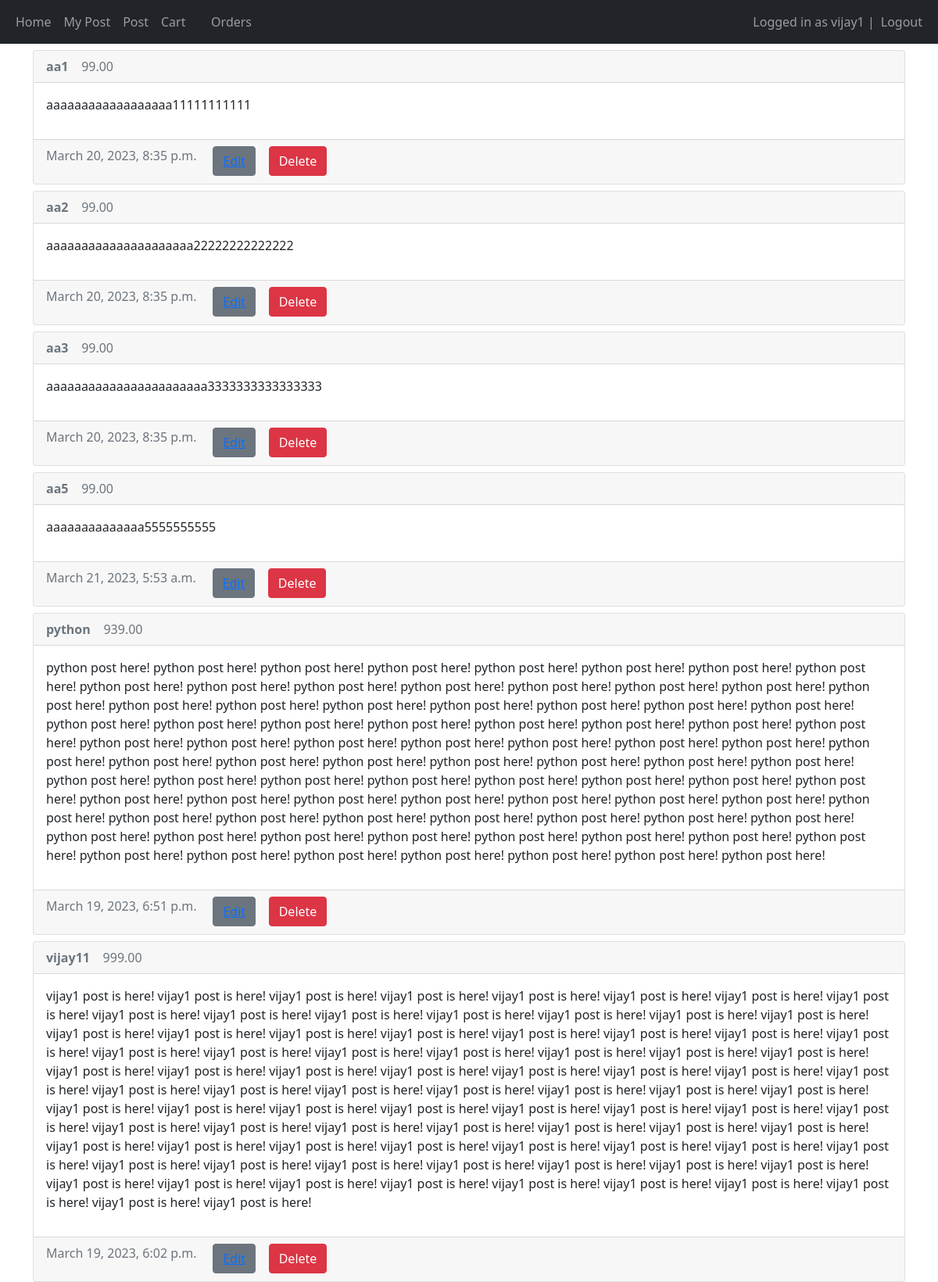
The page /mypost (signed in) on the database its author committed.
### main/models.py (models this page shows, shortened)
class Post(models.Model):
    author = models.ForeignKey(User, on_delete=models.CASCADE)
    title = models.CharField(max_length=200)
    description = models.TextField()
    amount = models.DecimalField(max_digits=7, decimal_places=2, default=99, null=False, blank=False)
    created_at = models.DateTimeField(auto_now_add=True)
    updated_at = models.DateTimeField(auto_now=True)

### main/views.py (the view)
# urls.py: path('mypost', views.my_post, name='my_post'),
@login_required(login_url="/login")
def my_post(request):
    posts = Post.objects.filter(author=request.user).order_by("title")
    if request.method == "POST":
        post_id = request.POST.get("post-id")
        if post_id:
            post = Post.objects.filter(id=post_id).first()
            if post and (post.author == request.user or request.user.has_perm("main.delete_post")):
                post.delete()
    return render(request, 'main/mypost.html', {"posts": posts})

### main/templates/main/mypost.html (shortened to what this page needs)
{% extends 'main/base.html' %}
{% block content %}
{% for post in posts %}
<div class="card mt-2">
    <div class=" card-header text-muted btn-group" role="group" aria-label="Basic example" >
        <div>
        <strong>{{post.title}}</strong>
        </div>
        <div>
            {{ post.amount}}
        </div>
    </div>
    <div class="card-body d-flex flex-row justify-content-between">
        <p>{{post.description}}</p>
    </div>
    <div class="card-footer text-muted btn-group" role="group" aria-label="Basic example">
        <div>
            <p>{{post.created_at}} &nbsp;&nbsp;&nbsp;&nbsp;</p>
        </div>
        <div>
            <button type="button" class="btn btn-secondary ml-2"><a href="editpost/{{post.id}}/">Edit</a></button>
        </div>
        <div>
            {% if user == post.author or perms.main.delete_post %}
            <form method="post">
            <button
                type="submit"
                class="btn btn-danger"
                name="post-id"
                value="{{post.id}}"
            >
                Delete
            </button>
            </form>
            {% endif %}
        </div>
    </div>
</div>
{% empty %}
  <p>No posts yet :( </p>
{% endfor %}
{% endblock %}

### main/templates/main/base.html (shortened to what this page needs)
<!DOCTYPE html>
<html lang="en">
  <head>
    <link
      href="https://cdn.jsdelivr.net/npm/bootstrap@5.1.3/dist/css/bootstrap.min.css"
      rel="stylesheet"
    />
  </head>
  <body>
    <nav class="navbar navbar-expand-lg navbar-dark bg-dark">
      <div class="container-fluid">
        <div>
          <ul class="navbar-nav">
            <li class="nav-item">
              <a class="nav-link" href="/home">Home</a>
            </li>
            {% if user.is_authenticated %}
            <li class="nav-item">
              <a class="nav-link" href="/mypost">My Post</a>
            </li>
            <li class="nav-item">
              <a class="nav-link" href="/create-post">Post</a>
            </li>
            <li class="nav-item">
              <a class="nav-link" href="/mycart/">Cart</a>
            </li>
            <li class="nav-item">
              <a class="nav-link" href="/myorder/">Orders</a>
            </li>
            {% endif %}
          </ul>
        </div>
        <div>
          <ul class="navbar-nav">
            {% if user.is_authenticated %}
            <span class="navbar-text">Logged in as {{user.username}} | </span>
            <li class="nav-item">
              <a class="nav-link" href="/logout">Logout</a>
            </li>
            {% endif %}
          </ul>
        </div>
      </div>
    </nav>
    <div class="container">{% block content %} {% endblock %}</div>
  </body>
</html>

### rows shown on the page
Post: title "aa1", amount "99.00", description "aaaaaaaaaaaaaaaaaa11111111111", created_at "March 20, 2023, 8:35 p.m.", {{ post.id }} 26 (drawn)
Post: title "aa2", amount "99.00", description "aaaaaaaaaaaaaaaaaaaaa22222222222222", created_at "March 20, 2023, 8:35 p.m.", {{ post.id }} 27 (drawn)
Post: title "aa3", amount "99.00", description "aaaaaaaaaaaaaaaaaaaaaaa3333333333333333", created_at "March 20, 2023, 8:35 p.m.", {{ post.id }} 28 (drawn)
Post: title "aa5", amount "99.00", description "aaaaaaaaaaaaaa5555555555", created_at "March 21, 2023, 5:53 a.m.", {{ post.id }} 29 (drawn)
Post: title "python", amount "939.00", description "python post here! python post here! python post here! python post here! python post here! python post here! python post here! python post here! python post here! python post here! python post here! python post here! python post here! python post here! python post here! python post here! python post here! python post here! python post here! python post here! python post here! python post here! python post here! python post here! python post here! python post here! python post here! python post here! python post here! python post here! python post here! python post here! python post here! python post here! python post here! python post here! python post here! python post here! python post…", created_at "March 19, 2023, 6:51 p.m.", {{ post.id }} 12 (drawn)
Post: title "vijay11", amount "999.00", description "vijay1 post is here! vijay1 post is here! vijay1 post is here! vijay1 post is here! vijay1 post is here! vijay1 post is here! vijay1 post is here! vijay1 post is here! vijay1 post is here! vijay1 post is here! vijay1 post is here! vijay1 post is here! vijay1 post is here! vijay1 post is here! vijay1 post is here! vijay1 post is here! vijay1 post is here! vijay1 post is here! vijay1 post is here! vijay1 post is here! vijay1 post is here! vijay1 post is here! vijay1 post is here! vijay1 post is here! vijay1 post is here! vijay1 post is here! vijay1 post is here! vijay1 post is here! vijay1 post is here! vijay1 post is here! vijay1 post is here! vijay1 post is here! vijay1 post is here! vijay1…", created_at "March 19, 2023, 6:02 p.m.", {{ post.id }} 11 (drawn)

### other values the page prints
{{ user.username }} "vijay1"
